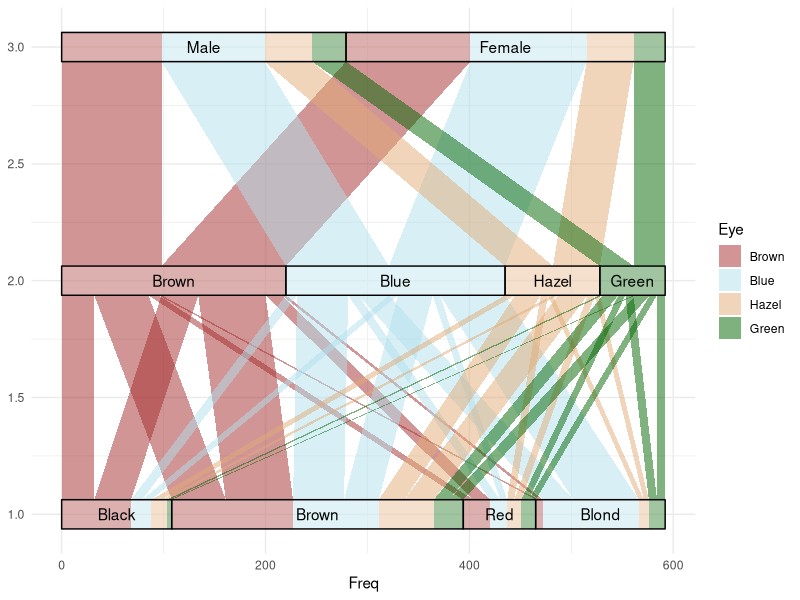
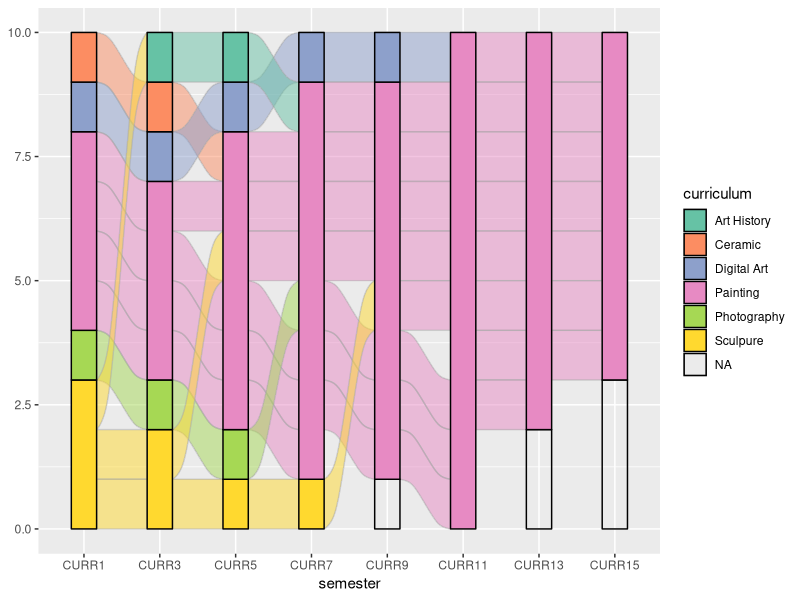
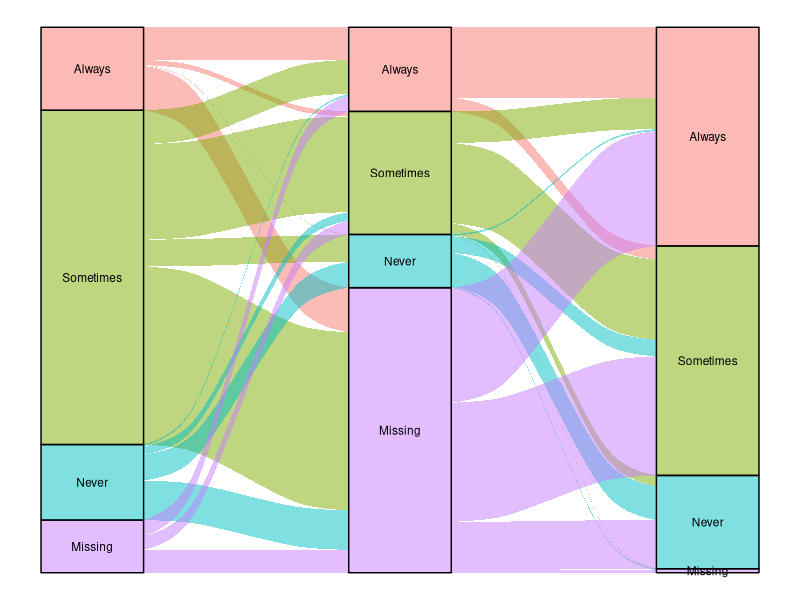

Write R code to recreate these figures, in order.
## ---- chunk 1
HairEyeColor |> as.data.frame() 
## ---- chunk 2
library(ggalluvial)
ggplot(as.data.frame(HairEyeColor),
       aes(y=Freq, axis1 = Hair, axis2 = Eye, axis3= Sex)) +
  geom_alluvium(aes(fill=Eye),
                width=1/8, knot.pos = 0, reverse = F) +
  geom_stratum(alpha = .25, width=1/8, reverse=F) +
  geom_text(stat = "stratum", aes(label = after_stat(stratum)), reverse=F) +
  scale_fill_manual(values=c(Brown="brown", Hazel="#E2AC76", Green="darkgreen", Blue="lightblue2")) +
  coord_flip() +
  theme_minimal()
## ---- chunk 3
majors$curriculum <- as.factor(majors$curriculum)
ggplot(majors,
       aes(x=semester, stratum = curriculum, alluvium=student, fill=curriculum, label = curriculum)) +
  geom_flow(stat = "alluvium", lode.guidance = lode_frontback,
            color = "darkgrey") + 
  geom_stratum() +
  scale_fill_brewer(type="qual", palette = "Set2")
## ---- chunk 4
vaccinations
## ---- chunk 5
# 그래프에서 나타나는 범주 순서 변경 위해 
vaccinations$response <- factor(vaccinations$response, levels = rev(levels(vaccinations$response)))

ggplot(vaccinations,
       aes(x=survey, y=freq,
           stratum = response, 
           alluvium = subject,
           fill = response,
           label = response)) +
  geom_flow() +
  geom_stratum(alpha=.5) +
  geom_text(stat = "stratum", size=3) +
  scale_x_discrete(expand = c(0.1,0.1)) +
  theme_void() +
  theme(legend.position = "none")
